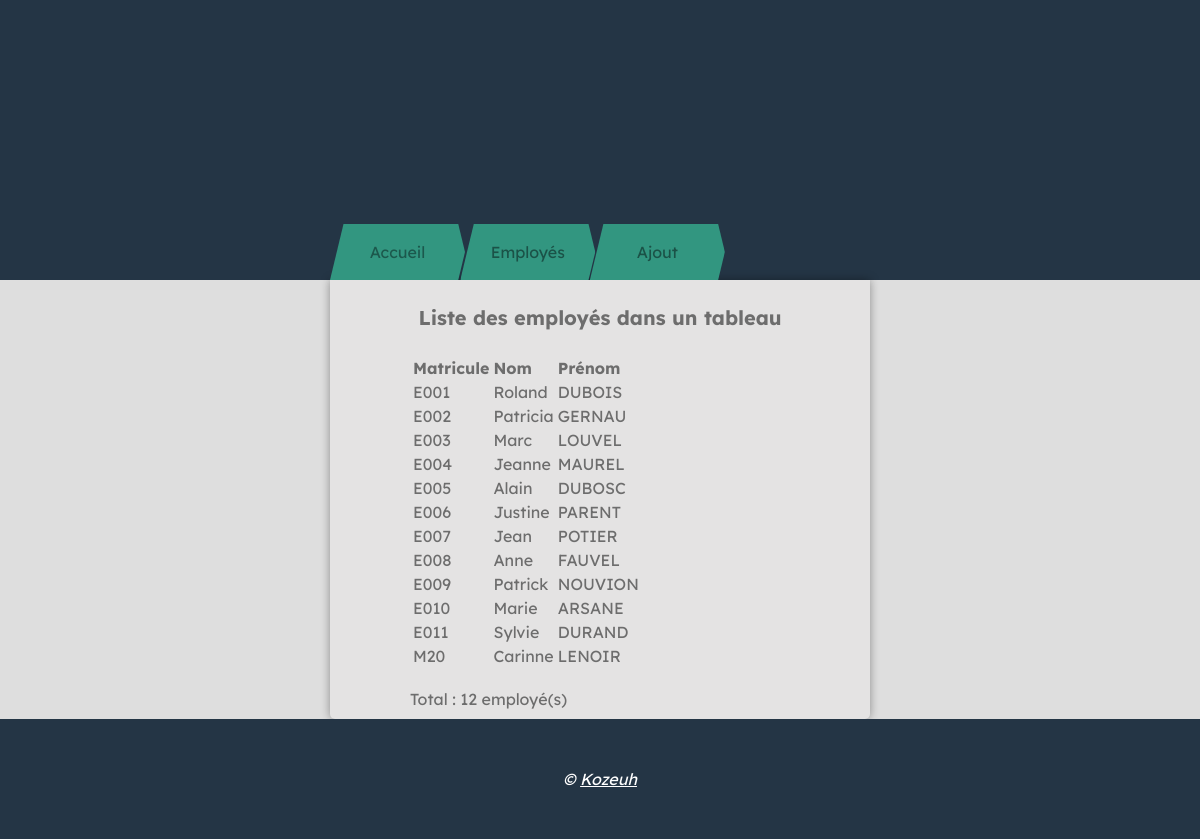
Screenshot of /tableauEmployes.php with the database file from the repository.
### tables this page shows
CREATE TABLE employe(
	Matricule char(4) NOT NULL default '',
	NomEmpl varchar(25) NOT NULL default '',
	PrenomEmpl varchar(20) NOT NULL default '',
	CodeCadre char(1) NOT NULL default '',
	ServEmpl char(3) NOT NULL default '',
	PRIMARY KEY(Matricule),
	constraint fk_empl_serv foreign key(ServEmpl) references services(CodeServ)
	);

### tableauEmployes.php (the view, shortened to what this page needs)
<!DOCTYPE html>
<html lang="en">
<head>
    <link rel="stylesheet" href="CSS/style.css">
    <?php include 'bdd.php' ?>
</head>
<body>
    <div class="container">
        <div class="top">
            <ul>
                <a href="index.php" class="accueil">Accueil</a>
                <div class="employe">
                    <a href="#" class="elem_nav">Employés</a>
                </div>
                <div class="employe">
                    <a href="#" class="elem_nav" id="drop">Ajout</a>
                </div>
            </ul>
        </div>
        <div class="body_container">
            <article>
                <center><h1>Liste des employés dans un tableau</h1></center>
                <div class="content">
                    <table>
                        <tr>
                            <td><b>Matricule</td>
                            <td><b>Nom</td>
                            <td><b>Prénom</td>
                        </tr>
                        <?php
                            $result = mysqli_query($db,"SELECT Matricule,PrenomEmpl,NomEmpl FROM employe");
                            $nbr = 0;
                            while ($ligne = mysqli_fetch_assoc($result)){
                                $nbr++;
                                echo '<tr>
                                        <td>'.$ligne['Matricule'].'</td>
                                        <td>'.$ligne['PrenomEmpl'].'</td>
                                        <td>'.$ligne['NomEmpl'].'</td>
                                    </tr>';
                            }
                            echo "</table><br>Total : $nbr employé(s)";
                        ?>
                </div>
            </article>
        </div>
        <div class="footer">
            <p>© <a href="https://github.com/KoZeuh">Kozeuh</a></p>
        </div>
    </div>
</body>
</html>

### CSS/style.css (style rules this page uses)
html { height: 100%; margin: 0; }
body { height: 100%; margin: 0; }
.container { display: grid; height: 100%; grid-template-rows: 35% auto 15%; }
.top { background: #243545; display: flex; align-items: flex-end; justify-content: center; }
.top ul { margin: 0; display: flex; align-items: center; padding: 0; height: 20%; width: 45%; }
.top ul a.accueil { font-family: 'Lexend Deca', sans-serif; text-decoration: none; height: 100%; color: #1c584c; width: 25%; display: flex; align-items: center; justify-content: center; background: #329680; clip-path: polygon(10% 0%, 0% 100%, 95% 100%, 100% 50%, 95% 0%); shape-outside: polygon(10% 0%, 0% 100%, 95% 100%, 100% 50%, 95% 0%); transition: 0.5s; }
#drop { transform: translateX(-7.5%); }
.footer { background: #243545; display: flex; align-items: center; justify-content: center; font-family: 'Lexend Deca', sans-serif; font-style: italic; color: white; }
.footer a { color: white; }
.employe { position: relative; height: 100%; width: 25%; }
.employe a.elem_nav { font-family: 'Lexend Deca', sans-serif; text-decoration: none; height: 100%; display: flex; align-items: center; justify-content: center; background: #329680; clip-path: polygon(10% 0%, 0% 100%, 95% 100%, 100% 50%, 95% 0%); shape-outside: polygon(10% 0%, 0% 100%, 95% 100%, 100% 50%, 95% 0%); color: #1b5247; transition: 0.5s ease; transform: translateX(-3.5%); }
.body_container { background: #dedede; display: flex; justify-content: center; }
.body_container article { background: rgb(228, 227, 227); width: 45%; height: min-content; border-radius: 0px 0px 5px 5px ; box-shadow: rgba(0, 0, 0, 0.37) 0px 0px 10px; padding-bottom: 10px; }
.body_container article h1 { font-family: 'Lexend Deca', sans-serif; color: rgb(109, 109, 109); margin: 25px; font-size: 20px; }
.body_container article .content { padding: 0 0 0 5em; font-family: 'Lexend Deca', sans-serif; color: rgb(109, 109, 109); }

### rows the page displays
employe: Matricule "E001", PrenomEmpl "Roland", NomEmpl "DUBOIS"
employe: Matricule "E002", PrenomEmpl "Patricia", NomEmpl "GERNAU"
employe: Matricule "E003", PrenomEmpl "Marc", NomEmpl "LOUVEL"
employe: Matricule "E004", PrenomEmpl "Jeanne", NomEmpl "MAUREL"
employe: Matricule "E005", PrenomEmpl "Alain", NomEmpl "DUBOSC"
employe: Matricule "E006", PrenomEmpl "Justine", NomEmpl "PARENT"
employe: Matricule "E007", PrenomEmpl "Jean", NomEmpl "POTIER"
employe: Matricule "E008", PrenomEmpl "Anne", NomEmpl "FAUVEL"
employe: Matricule "E009", PrenomEmpl "Patrick", NomEmpl "NOUVION"
employe: Matricule "E010", PrenomEmpl "Marie", NomEmpl "ARSANE"
employe: Matricule "E011", PrenomEmpl "Sylvie", NomEmpl "DURAND"
employe: Matricule "M20", PrenomEmpl "Carinne", NomEmpl "LENOIR"

### other values shown
$nbr "12"
